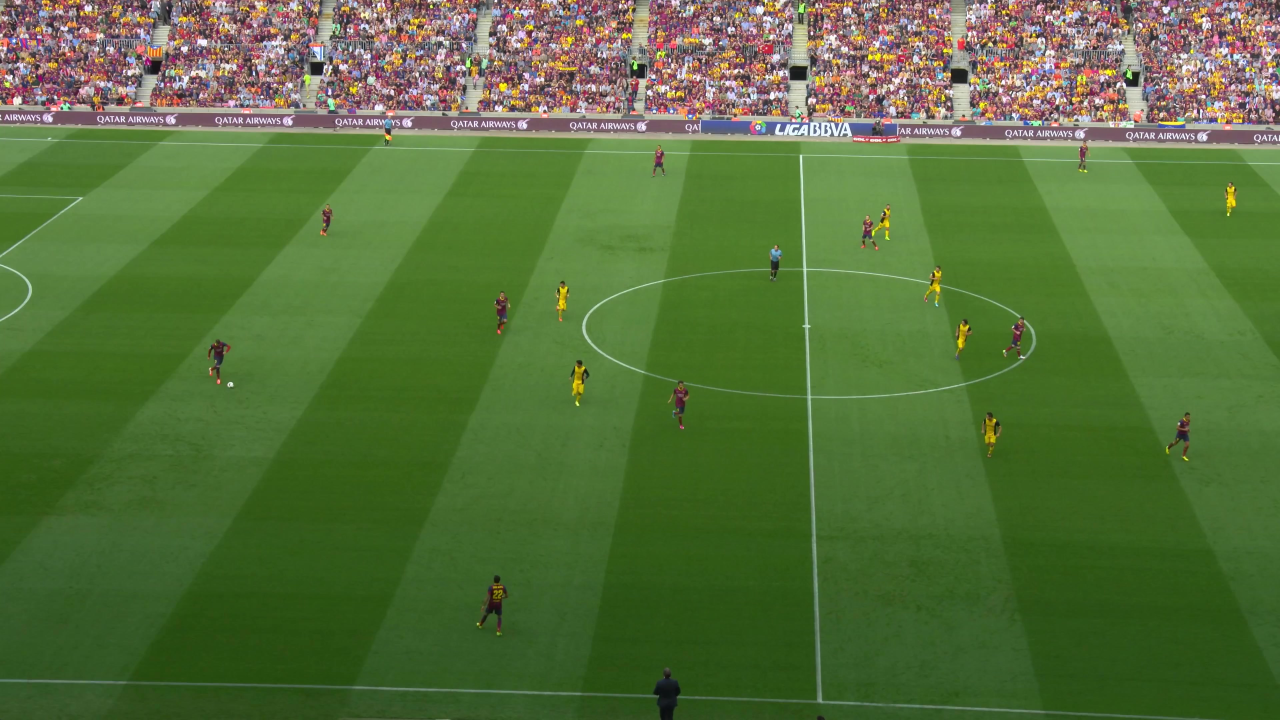
#> input picture barcelona/images/00114.jpg, 3840 x 2160 px (shown at 1/3 size)
$ python -i camera.py   (imports and definitions only)
#> lines starting #> are read from the running program, lines starting #| are printed output that depends on the picture
import numpy as np
import cv2
import os
from . import transform
from . import geometric


# [47 lines left out: function grid_search_focal_length, not called in this run]


def intrinsic_matrix_from_focal_length(fx, fy, h, w):
    return np.array([[fx, 0, w/2.], [0, fy, h/2.], [0, 0, 1]])


# [140 lines left out: functions project, inside_frame, look_at, perspective, d3d_perspective_fov_rh, d3d_perspective_rh and 2 more, not called in this run]


class Camera:

    def __init__(self, name=None, A=None, R=None, T=None, h=None, w=None):

        self.name = name
        self.A = np.eye(3, 3)
        self.A_i = np.eye(3, 3)
        self.R = np.eye(3, 3)
        self.T = np.zeros((3, 1))
        self.dist_coeff = np.zeros((4, 1))

        self.view = []
        self.mask = []

        self.height = None
        self.width = None

        self.org_height = -1
        self.org_width = -1

        self.scale_factor = 1.0

        if A is not None:
            self.set_intrinsics(A)
        if R is not None and T is not None:
            self.set_extrinsics(R, T)
        if h is not None and w is not None:
            self.set_size(h, w)

    # [4 lines left out: function set_all_parameters, not called in this run]

    def set_intrinsics(self, A):
        self.A = A
        self.A_i = np.linalg.inv(A)

    # [10 lines left out: functions set_extrinsics, set_parameters, not called in this run]

    def set_size(self, h, w):
        self.width = w
        self.height = h

    # [18 lines left out: functions project, unproject, not called in this run]

    def get_position(self):
        return -self.R.T.dot(self.T)

    def get_direction(self):
        direction = self.R.T.dot(np.array([[0, 0, 1]]).T)[:, 0]
        return direction/np.linalg.norm(direction)

    def set_scale_factor(self, scale_factor):
        self.scale_factor = scale_factor

    def get_euler_rotation(self):
        theta_x, theta_y, theta_z = transform.get_angle_from_rotation(self.R)
        return theta_x, theta_y, theta_z

    # [21 lines left out: function to_opengl, not called in this run]

    def set_view(self, img_name, undistort=True):
#> called with img_name = '../barcelona/images/00114.jpg', undistort = True
        img1 = cv2.imread(img_name)
#> img1 is the input picture: shape (2160, 3840, 3); mean B, G, R 58.9, 112.4, 85.7
        self.org_height, self.org_width = img1.shape[0:2]
#> self.org_height = 2160; self.org_width = 3840

        if undistort:
            img1 = cv2.undistort(img1, self.A, self.dist_coeff)
        img1 = cv2.resize(img1, None, fx=1.0 / self.scale_factor, fy=1.0 / self.scale_factor)

        self.view = cv2.cvtColor(img1, cv2.COLOR_BGR2RGB)/255.
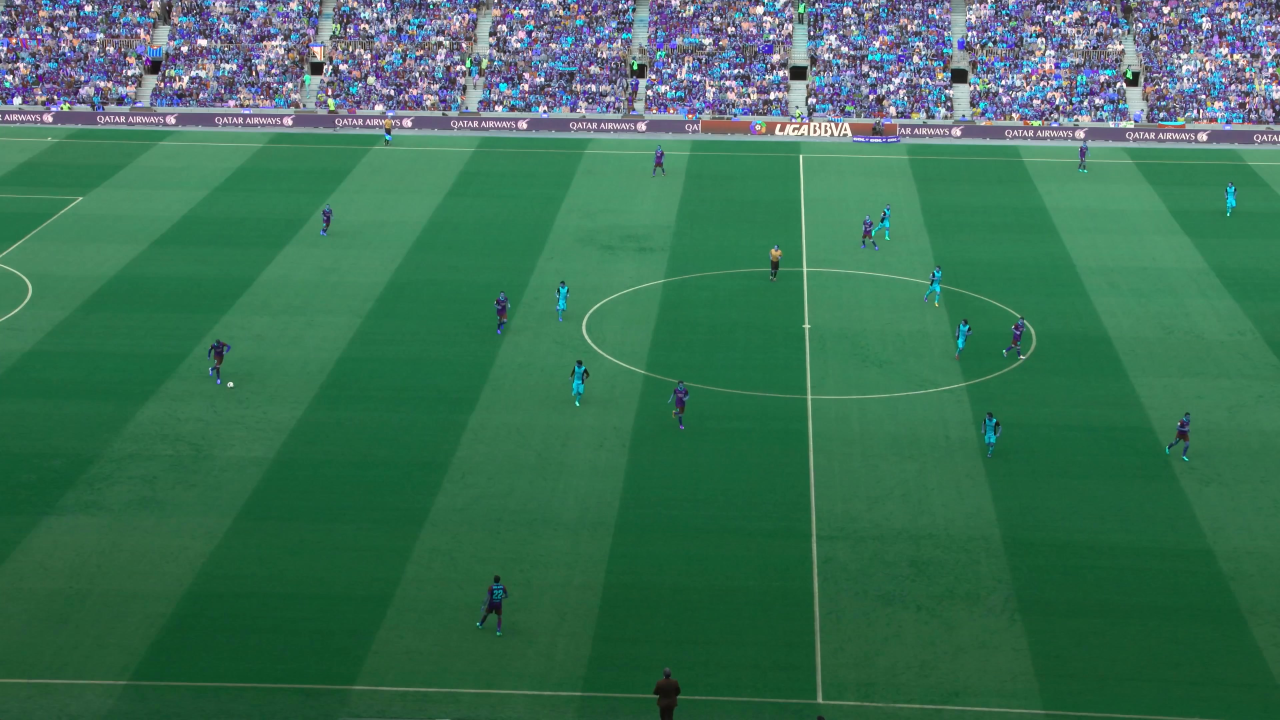
#> self.view: shape (2160, 3840, 3) float64 (shown at 1/3 size); mean B, G, R 0.336, 0.441, 0.231
        self.height = self.view.shape[0]
#> self.height = 2160
        self.width = self.view.shape[1]
#> self.width = 3840

    # [17 lines left out: functions set_mask, depthmap_to_pointcloud, not called in this run]

>>> result = Camera().set_view('../barcelona/images/00114.jpg')
